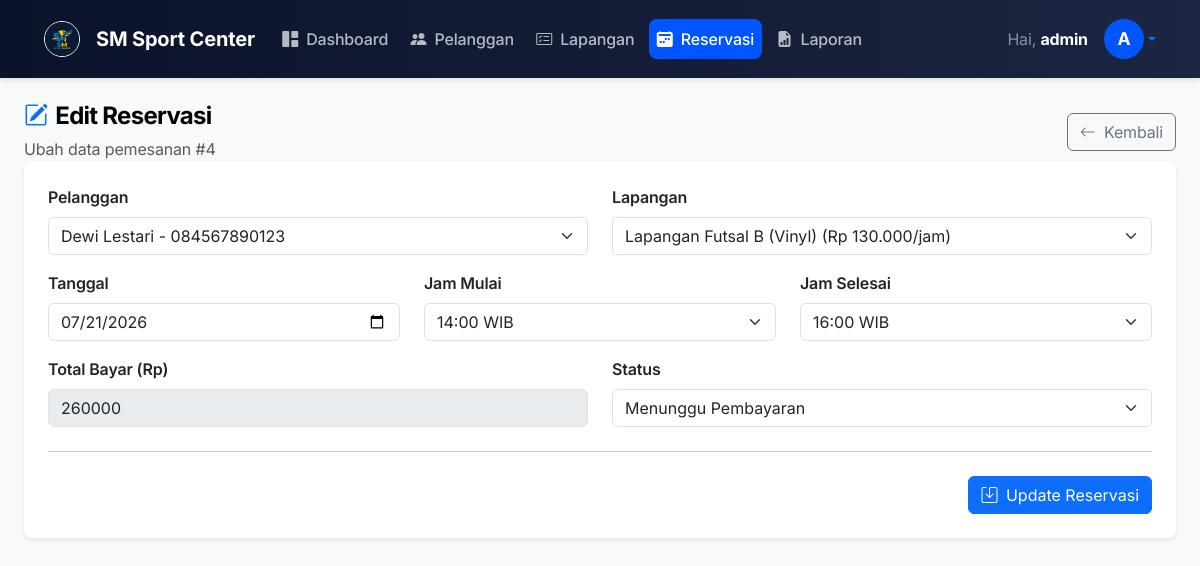
Screenshot of /reservasi/edit.php?id=4 (signed in) with the database file from the repository.
### tables this page shows
CREATE TABLE IF NOT EXISTS `reservasi` (
  `id_reservasi` INT AUTO_INCREMENT PRIMARY KEY,
  `id_pelanggan` INT NOT NULL,
  `id_lapangan` INT NOT NULL,
  `tanggal` DATE NOT NULL,
  `jam_mulai` TIME NOT NULL,
  `jam_selesai` TIME NOT NULL,
  `total_bayar` INT NOT NULL,
  `status` ENUM('Menunggu Pembayaran', 'Selesai', 'Dibatalkan') NOT NULL DEFAULT 'Menunggu Pembayaran',
  FOREIGN KEY (`id_pelanggan`) REFERENCES `pelanggan` (`id_pelanggan`) ON DELETE CASCADE ON UPDATE CASCADE,
  FOREIGN KEY (`id_lapangan`) REFERENCES `lapangan` (`id_lapangan`) ON DELETE CASCADE ON UPDATE CASCADE
);

CREATE TABLE IF NOT EXISTS `pelanggan` (
  `id_pelanggan` INT AUTO_INCREMENT PRIMARY KEY,
  `nama` VARCHAR(100) NOT NULL,
  `no_hp` VARCHAR(20) NOT NULL,
  `email` VARCHAR(100) NOT NULL
);

CREATE TABLE IF NOT EXISTS `lapangan` (
  `id_lapangan` INT AUTO_INCREMENT PRIMARY KEY,
  `nama_lapangan` VARCHAR(100) NOT NULL,
  `jenis` VARCHAR(50) NOT NULL,  
  `harga_per_jam` INT NOT NULL,
  `status` ENUM('Tersedia', 'Tidak Tersedia') NOT NULL DEFAULT 'Tersedia'
);

### reservasi/edit.php (the view, shortened to what this page needs)
<?php
require_once '../config/koneksi.php';
require_once '../includes/header.php';
$id = $_GET['id'] ?? 0;
$stmt = $koneksi->prepare("SELECT * FROM reservasi WHERE id_reservasi = ?");
$stmt->execute([$id]);
$data = $stmt->fetch();
$pelanggan = $koneksi->query("SELECT * FROM pelanggan ORDER BY nama")->fetchAll();
$lapangan = $koneksi->query("SELECT * FROM lapangan ORDER BY nama_lapangan")->fetchAll();
?>
<div class="page-header d-flex justify-content-between align-items-center">
    <div>
        <h4><i class="bi bi-pencil-square me-2 text-primary"></i>Edit Reservasi</h4>
        <p class="text-muted mb-0">Ubah data pemesanan #<?= htmlspecialchars($id) ?></p>
    </div>
    <a href="index.php" class="btn btn-outline-secondary">
        <i class="bi bi-arrow-left me-1"></i> Kembali
    </a>
</div>
<div class="card shadow-sm border-0 mb-4">
    <div class="card-body p-4">
        <form action="" method="POST" id="formReservasi">
            <div class="row mb-3">
                <div class="col-md-6">
                    <label class="form-label fw-semibold">Pelanggan</label>
                    <select name="id_pelanggan" class="form-select" required>
                        <?php foreach ($pelanggan as $p): ?>
                            <option value="<?= $p['id_pelanggan'] ?>" <?= (($data['id_pelanggan'] == $p['id_pelanggan'])) ? 'selected' : '' ?>>
                                <?= htmlspecialchars($p['nama']) ?> - <?= htmlspecialchars($p['no_hp']) ?>
                            </option>
                        <?php endforeach; ?>
                    </select>
                </div>
                <div class="col-md-6 mt-3 mt-md-0">
                    <label class="form-label fw-semibold">Lapangan</label>
                    <select name="id_lapangan" id="id_lapangan" class="form-select" required onchange="hitungTotal()">
                        <?php foreach ($lapangan as $l): ?>
                            <option value="<?= $l['id_lapangan'] ?>" data-harga="<?= $l['harga_per_jam'] ?>" <?= (($data['id_lapangan'] == $l['id_lapangan'])) ? 'selected' : '' ?>>
                                <?= htmlspecialchars($l['nama_lapangan']) ?> (Rp <?= number_format($l['harga_per_jam'],0,',','.') ?>/jam)
                            </option>
                        <?php endforeach; ?>
                    </select>
                </div>
            </div>
            <div class="row mb-3">
                <div class="col-md-4">
                    <label class="form-label fw-semibold">Tanggal</label>
                    <input type="date" name="tanggal" class="form-control" value="<?= htmlspecialchars($data['tanggal']) ?>" required>
                </div>
                <div class="col-md-4 mt-3 mt-md-0">
                    <label class="form-label fw-semibold">Jam Mulai</label>
                    <select name="jam_mulai" id="jam_mulai" class="form-select" required onchange="hitungTotal()">
                        <?php
                        $val_mulai = substr($data['jam_mulai'],0,5);
                        for ($h = 8; $h <= 22; $h++) {
                            foreach (['00', '30'] as $m) {
                                $t = sprintf('%02d:%s', $h, $m);
                                $sel = ($val_mulai == $t) ? 'selected' : '';
                                echo "<option value=\"$t\" $sel>$t WIB</option>";
                            }
                        }
                        ?>
                    </select>
                </div>
                <div class="col-md-4 mt-3 mt-md-0">
                    <label class="form-label fw-semibold">Jam Selesai</label>
                    <select name="jam_selesai" id="jam_selesai" class="form-select" required onchange="hitungTotal()">
                        <?php
                        $val_selesai = substr($data['jam_selesai'],0,5);
                        for ($h = 8; $h <= 23; $h++) {
                            foreach (['00', '30'] as $m) {
                                if ($h == 23 && $m == '30') continue;
                                if ($h == 8 && $m == '00') continue;
                                $t = sprintf('%02d:%s', $h, $m);
                                $sel = ($val_selesai == $t) ? 'selected' : '';
                                echo "<option value=\"$t\" $sel>$t WIB</option>";
                            }
                        }
                        ?>
                    </select>
                </div>
            </div>
            <div class="row mb-4">
                <div class="col-md-6">
                    <label class="form-label fw-semibold">Total Bayar (Rp)</label>
                    <input type="number" name="total_bayar" id="total_bayar" class="form-control" value="<?= htmlspecialchars($data['total_bayar']) ?>" required readonly style="background-color: #e9ecef;">
                </div>
                <div class="col-md-6 mt-3 mt-md-0">
                    <label class="form-label fw-semibold">Status</label>
                    <select name="status" class="form-select" required>
                        <option value="Menunggu Pembayaran" <?= ($data['status'] == 'Menunggu Pembayaran') ? 'selected' : '' ?>>Menunggu Pembayaran</option>
                    </select>
                </div>
            </div>
            <hr class="my-4">
            <div class="d-flex justify-content-end gap-2">
                <button type="submit" class="btn btn-primary"><i class="bi bi-save me-1"></i> Update Reservasi</button>
            </div>
        </form>
    </div>
</div>
<?php require_once '../includes/footer.php'; ?>

### assets/css/style.css (style rules this page uses)
:root { --primary: #0055ff; --on-primary: #ffffff; --canvas: #ffffff; --ink: #000000; --inverse-canvas: #000000; --inverse-ink: #ffffff; --hairline: #e6e6e6; --surface-soft: #f7f7f5; --block-lime: #dceeb1; --block-lilac: #c5b0f4; --block-cream: #f4ecd6; --block-mint: #c8e6cd; --block-navy: #1f1d3d; --font-sans: 'Inter', -apple-system, sans-serif; --font-mono: 'JetBrains Mono', monospace; --rounded-md: 8px; --rounded-lg: 24px; --rounded-pill: 50px; --sidebar-width: 270px; --sidebar-bg: linear-gradient(180deg, #0B132B 0%, #1C2541 100%); --sidebar-border: rgba(255, 255, 255, 0.1); --sidebar-text: #9ca3af; --bg-light: #f8fafc; --transition: 0.2s ease; }
*, *::before, *::after { box-sizing: border-box; margin: 0; padding: 0; }
body { font-family: var(--font-sans); background: var(--canvas); color: var(--ink); font-size: 16px; font-weight: 400; line-height: 1.5; min-height: 100vh; letter-spacing: -0.01em; }
h1, h2, h3, h4, h5, h6 { font-weight: 700; letter-spacing: -0.03em; color: var(--ink); line-height: 1.1; }
.card { border: 1px solid var(--hairline); border-radius: var(--rounded-md); background: #fff; box-shadow: none; }
.card-body { padding: 24px; }

### rows the page displays
reservasi: id_pelanggan "Dewi Lestari - 084567890123", id_lapangan "Lapangan Futsal B (Vinyl) (Rp 130.000/jam)", tanggal "07/21/2026", total_bayar "260000", status "Menunggu Pembayaran"

### other values shown
$_SESSION['username'] "admin"
substr($_SESSION['username'], 0, 1) "A"
$id "4"
form field jam_mulai "14:00 WIB"
form field jam_selesai "16:00 WIB"
